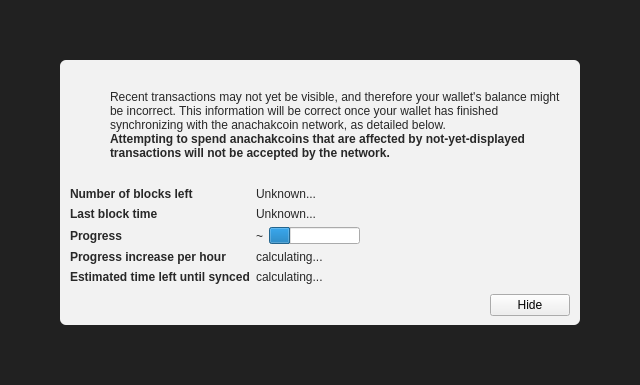
<?xml version="1.0" encoding="UTF-8"?>
<ui version="4.0">
 <class>ModalOverlay</class>
 <widget class="ModalOverlay" name="ModalOverlay">
  <property name="geometry">
   <rect>
    <x>0</x>
    <y>0</y>
    <width>640</width>
    <height>385</height>
   </rect>
  </property>
  <property name="windowTitle">
   <string>Form</string>
  </property>
  <layout class="QVBoxLayout" name="verticalLayout" stretch="0">
   <property name="sizeConstraint">
    <enum>QLayout::SetDefaultConstraint</enum>
   </property>
   <property name="leftMargin">
    <number>0</number>
   </property>
   <property name="topMargin">
    <number>0</number>
   </property>
   <property name="rightMargin">
    <number>0</number>
   </property>
   <property name="bottomMargin">
    <number>0</number>
   </property>
   <item>
    <widget class="QWidget" name="bgWidget" native="true">
     <property name="styleSheet">
      <string notr="true">#bgWidget { background: rgba(0,0,0,220); }</string>
     </property>
     <layout class="QVBoxLayout" name="verticalLayoutMain" stretch="1">
      <property name="leftMargin">
       <number>60</number>
      </property>
      <property name="topMargin">
       <number>60</number>
      </property>
      <property name="rightMargin">
       <number>60</number>
      </property>
      <property name="bottomMargin">
       <number>60</number>
      </property>
      <item>
       <widget class="QWidget" name="contentWidget" native="true">
        <property name="styleSheet">
         <string notr="true">#contentWidget { background: rgba(255,255,255,240); border-radius: 6px; }

QLabel { color: rgb(40,40,40);  }</string>
        </property>
        <layout class="QVBoxLayout" name="verticalLayoutSub" stretch="1,0,0,0">
         <property name="spacing">
          <number>0</number>
         </property>
         <property name="leftMargin">
          <number>10</number>
         </property>
         <property name="topMargin">
          <number>10</number>
         </property>
         <property name="rightMargin">
          <number>10</number>
         </property>
         <property name="bottomMargin">
          <number>10</number>
         </property>
         <item>
          <layout class="QHBoxLayout" name="horizontalLayoutIconText" stretch="0,1">
           <property name="topMargin">
            <number>20</number>
           </property>
           <item>
            <layout class="QVBoxLayout" name="verticalLayoutIcon">
             <property name="leftMargin">
              <number>0</number>
             </property>
             <item>
              <widget class="QPushButton" name="warningIcon">
               <property name="enabled">
                <bool>false</bool>
               </property>
               <property name="text">
                <string/>
               </property>
               <property name="icon">
                <iconset>
                 <normaloff>:/icons/warning</normaloff>
                 <disabledoff>:/icons/warning</disabledoff>:/icons/warning</iconset>
               </property>
               <property name="iconSize">
                <size>
                 <width>48</width>
                 <height>48</height>
                </size>
               </property>
               <property name="flat">
                <bool>true</bool>
               </property>
              </widget>
             </item>
             <item>
              <spacer name="verticalSpacerWarningIcon">
               <property name="orientation">
                <enum>Qt::Vertical</enum>
               </property>
               <property name="sizeHint" stdset="0">
                <size>
                 <width>20</width>
                 <height>40</height>
                </size>
               </property>
              </spacer>
             </item>
            </layout>
           </item>
           <item>
            <layout class="QVBoxLayout" name="verticalLayoutInfoText">
             <property name="leftMargin">
              <number>0</number>
             </property>
             <property name="topMargin">
              <number>0</number>
             </property>
             <item>
              <widget class="QLabel" name="infoText">
               <property name="text">
                <string>Recent transactions may not yet be visible, and therefore your wallet's balance might be incorrect. This information will be correct once your wallet has finished synchronizing with the anachakcoin network, as detailed below.</string>
               </property>
               <property name="textFormat">
                <enum>Qt::RichText</enum>
               </property>
               <property name="wordWrap">
                <bool>true</bool>
               </property>
              </widget>
             </item>
             <item>
              <widget class="QLabel" name="infoTextStrong">
               <property name="font">
                <font>
                 <weight>75</weight>
                 <bold>true</bold>
                </font>
               </property>
               <property name="text">
                <string>Attempting to spend anachakcoins that are affected by not-yet-displayed transactions will not be accepted by the network.</string>
               </property>
               <property name="textFormat">
                <enum>Qt::RichText</enum>
               </property>
               <property name="wordWrap">
                <bool>true</bool>
               </property>
              </widget>
             </item>
             <item>
              <spacer name="verticalSpacerInTextSpace">
               <property name="orientation">
                <enum>Qt::Vertical</enum>
               </property>
               <property name="sizeHint" stdset="0">
                <size>
                 <width>20</width>
                 <height>40</height>
                </size>
               </property>
              </spacer>
             </item>
            </layout>
           </item>
          </layout>
         </item>
         <item>
          <spacer name="verticalSpacerAfterText">
           <property name="orientation">
            <enum>Qt::Vertical</enum>
           </property>
           <property name="sizeHint" stdset="0">
            <size>
             <width>20</width>
             <height>40</height>
            </size>
           </property>
          </spacer>
         </item>
         <item>
          <layout class="QFormLayout" name="formLayout">
           <property name="fieldGrowthPolicy">
            <enum>QFormLayout::FieldsStayAtSizeHint</enum>
           </property>
           <property name="horizontalSpacing">
            <number>6</number>
           </property>
           <property name="verticalSpacing">
            <number>6</number>
           </property>
           <property name="topMargin">
            <number>10</number>
           </property>
           <item row="0" column="0">
            <widget class="QLabel" name="labelNumberOfBlocksLeft">
             <property name="font">
              <font>
               <weight>75</weight>
               <bold>true</bold>
              </font>
             </property>
             <property name="text">
              <string>Number of blocks left</string>
             </property>
            </widget>
           </item>
           <item row="0" column="1">
            <widget class="QLabel" name="numberOfBlocksLeft">
             <property name="text">
              <string>Unknown...</string>
             </property>
            </widget>
           </item>
           <item row="1" column="0">
            <widget class="QLabel" name="labelLastBlockTime">
             <property name="font">
              <font>
               <weight>75</weight>
               <bold>true</bold>
              </font>
             </property>
             <property name="text">
              <string>Last block time</string>
             </property>
            </widget>
           </item>
           <item row="1" column="1">
            <widget class="QLabel" name="newestBlockDate">
             <property name="sizePolicy">
              <sizepolicy hsizetype="Maximum" vsizetype="Preferred">
               <horstretch>0</horstretch>
               <verstretch>0</verstretch>
              </sizepolicy>
             </property>
             <property name="text">
              <string>Unknown...</string>
             </property>
            </widget>
           </item>
           <item row="2" column="0">
            <widget class="QLabel" name="labelSyncDone">
             <property name="font">
              <font>
               <weight>75</weight>
               <bold>true</bold>
              </font>
             </property>
             <property name="text">
              <string>Progress</string>
             </property>
            </widget>
           </item>
           <item row="2" column="1">
            <layout class="QHBoxLayout" name="horizontalLayoutSync" stretch="0,1">
             <item>
              <widget class="QLabel" name="percentageProgress">
               <property name="text">
                <string notr="true">~</string>
               </property>
              </widget>
             </item>
             <item>
              <widget class="QProgressBar" name="progressBar">
               <property name="value">
                <number>24</number>
               </property>
               <property name="format">
                <string/>
               </property>
              </widget>
             </item>
            </layout>
           </item>
           <item row="4" column="0">
            <widget class="QLabel" name="labelProgressIncrease">
             <property name="font">
              <font>
               <weight>75</weight>
               <bold>true</bold>
              </font>
             </property>
             <property name="text">
              <string>Progress increase per hour</string>
             </property>
            </widget>
           </item>
           <item row="4" column="1">
            <widget class="QLabel" name="progressIncreasePerH">
             <property name="text">
              <string>calculating...</string>
             </property>
            </widget>
           </item>
           <item row="5" column="0">
            <widget class="QLabel" name="labelEstimatedTimeLeft">
             <property name="font">
              <font>
               <weight>75</weight>
               <bold>true</bold>
              </font>
             </property>
             <property name="text">
              <string>Estimated time left until synced</string>
             </property>
            </widget>
           </item>
           <item row="5" column="1">
            <widget class="QLabel" name="expectedTimeLeft">
             <property name="text">
              <string>calculating...</string>
             </property>
            </widget>
           </item>
          </layout>
         </item>
         <item>
          <layout class="QHBoxLayout" name="horizontalLayoutButtons">
           <property name="leftMargin">
            <number>10</number>
           </property>
           <property name="topMargin">
            <number>10</number>
           </property>
           <item>
            <spacer name="horizontalSpacer">
             <property name="orientation">
              <enum>Qt::Horizontal</enum>
             </property>
             <property name="sizeHint" stdset="0">
              <size>
               <width>40</width>
               <height>20</height>
              </size>
             </property>
            </spacer>
           </item>
           <item>
            <widget class="QPushButton" name="closeButton">
             <property name="text">
              <string>Hide</string>
             </property>
            </widget>
           </item>
          </layout>
         </item>
        </layout>
       </widget>
      </item>
     </layout>
    </widget>
   </item>
  </layout>
 </widget>
 <customwidgets>
  <customwidget>
   <class>ModalOverlay</class>
   <extends>QWidget</extends>
   <header>modaloverlay.h</header>
   <container>1</container>
  </customwidget>
 </customwidgets>
 <resources/>
 <connections/>
</ui>
